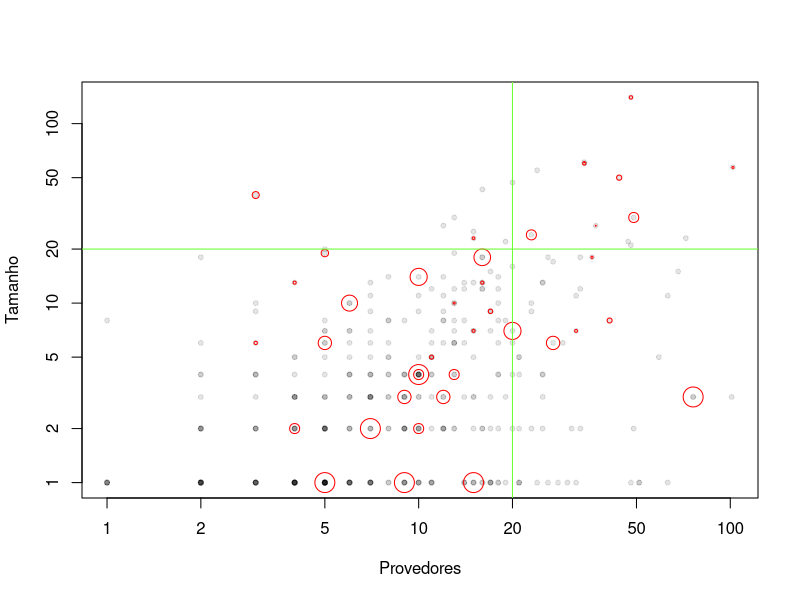

Recreate this plot in R.
# from packages with no break changes
Tamanho_non_bc    <- c(1,1,1,1,1,1,1,1,1,1,1,1,1,1,1,1,1,1,1,1,1,1,1,1,1,1,1,1,1,1,1,1,1,1,1,1,1,1,1,1,1,1,1,1,1,1,1,1,1,1,1,1,2,0,2,1,1,2,2,1,1,1,2,1,2,1,2,2,1,1,1,1,1,2,0,2,1,1,2,1,2,2,2,2,1,2,2,2,2,2,1,1,1,1,1,1,1,3,3,1,1,3,1,0,3,1,2,2,2,2,2,3,3,2,2,2,3,1,2,3,2,3,3,2,1,2,3,4,1,3,2,1,3,1,1,1,3,2,4,3,1,2,1,1,3,2,2,2,1,1,4,3,3,0,3,4,4,3,2,2,5,3,4,3,1,2,4,4,1,1,4,1,4,4,3,4,4,3,5,3,1,6,5,4,0,2,3,6,4,4,1,2,5,3,6,6,3,1,7,7,5,7,8,6,6,8,4,2,2,3,2,6,3,5,8,2,2,5,4,8,8,1,5,8,6,2,7,7,4,4,6,4,5,6,3,4,6,8,6,11,8,3,4,12,7,8,11,5,9,4,9,4,5,8,12,10,13,13,11,7,6,0,9,2,10,12,14,6,8,14,10,9,11,18,4,1,13,11,20,15,7,9,12,14,22,12,10,18,0,21,9,4,12,16,1,3,3,1,19,7,15,12,17,25,23,5,13,27,22,10,30, 55,18,47,43,4,13,18,1,1,2,1,2,4,1,3,1,4,2,5,4,4,1,1,1,2, 1,5,1,4,1,2,3,13)
Provedores_non_bc <- c(14,4,26,2,4,14,5,10,16,7,5,51,21,17,6,9,4,17,15,17,5,30,2,3,10,5,5,5,6,6,1,2,17,48,6,18,4,2,9,5,3,4,7,9,6,2,7,4,6,3,24,5,23,4,9,3,21,6,3,2,1,7,25,4,8,4,12,5,10,1,5,5,5,49,7,33,7,63,17,5,13,9,4,16,10,9,10,7,18,3,21,3,1,6,28,5,4,76,5,4,18,101,3,2,19,5,11,5,12,10,5,7,4,31,9,15,11,3,2,10,5,17,7,9,11,2,6,6,4,5,10,9,7,6,2,1,6,12,9,2,5,7,4,3,7,6,12,5,2,4,2,15,9,5,5,7,10,7,20,6,15,7,11,9,2,2,3,7,2,8,10,8,6,8,4,25,9,15,7,8,4,8,4,18,3,21,25,13,7,13,5,5,59,12,29,6,4,5,5,11,21,5,8,13,2,12,2,4,5,4,3,5,14,11,18,4,4,11,3,9,14,11,8,13,7,2,15,17,21,9,18,5,8,20,8,20,13,5,14,7,12,6,4,14,6,19,63,5,23,10,10,3,4,8,13,6,16,25,10,6,11,10,3,13,18,16,18,12,1,12,13,17,12,33,10,15,14,32,5,68,13,12,11,8,47,18,3,16,7,48,7,10,16,20,11,3,10,16,13,7,17,33,27,15,72,6,15,12,19,23,13,24,26,20,16,10,25,2,11,32,5,7,3,25,51,4,1,11,2,10,8,18,3,7,2,8,14,21,19,6,2,16,9,7)

# from packages with break changes
Tamanho = c(140,57,40,60,27,23,24,19,18,10,13,7,8,7,10,6,6,7,4,6,4,2,2,5,1,2,3,4,3,3,1,1,9,13,30,18,50,14,61)
Afetados = c(23,6,14,10,1,3,12,7,2,8,2,6,2,1,1,4,1,1,4,4,2,2,1,1,1,1,2,2,3,2,1,1,2,2,15,15,13,12,2)
Provedores = c(48,102,3,34,37,15,23,5,36,6,16,20,41,15,13,5,3,32,10,27,13,7,4,11,5,10,9,10,76,12,9,15,17,4,49,16,44,10,34)

# normalize the size of affecteds release
Afetados <- (Afetados*100)/Tamanho

pdf(file='./result_rq1_releases_affecteds.pdf')
plot(c(Provedores, Provedores_non_bc), c(Tamanho, Tamanho_non_bc), log='xy', type='p', xlab='Provedores', ylab='Tamanho', pch=20, col=rgb(0,0,0, alpha=0.1))
symbols(Provedores, Tamanho, circles=Afetados, inches=0.1, add=T, fg='red')
abline(v=20, col='#69ff33')
abline(h=20, col='#69ff33')
dev.off()